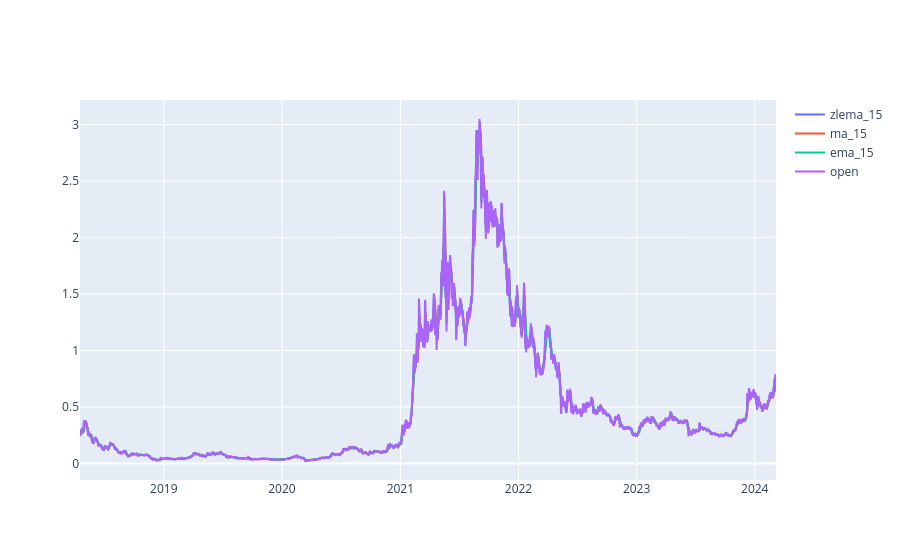

This figure's notebook cell:
### Code cell
x = 15
zlema_x = zlema(df["open"], period=x)
ma_x = SMAIndicator(df["open"], window=x).sma_indicator()
ema_x = EMAIndicator(df["open"], window=x).ema_indicator()
multiple_signals_same_graph(df["open_date"].values,{f"zlema_{x}":zlema_x.values,
                                                    f"ma_{x}":ma_x.values,
                                                    f"ema_{x}":ema_x.values,
                                                    "open":df["open"].values})

### Figure 1 — Plotly figure (JSON) as saved in the notebook; plotly's stock layout.template omitted (floating-point values rounded to 4 significant figures; data arrays with more than 128 entries replaced by an {"elided": "..."} marker saying what was removed)
{"data": [{"mode": "lines", "name": "zlema_15", "type": "scatter", "x": {"elided": "12895 str values"}, "y": {"elided": "12895 float values"}}, {"mode": "lines", "name": "ma_15", "type": "scatter", "x": {"elided": "12895 str values"}, "y": {"elided": "12895 float values"}}, {"mode": "lines", "name": "ema_15", "type": "scatter", "x": {"elided": "12895 str values"}, "y": {"elided": "12895 float values"}}, {"mode": "lines", "name": "open", "type": "scatter", "x": {"elided": "12895 str values"}, "y": {"elided": "12895 float values"}}], "layout": {}}
